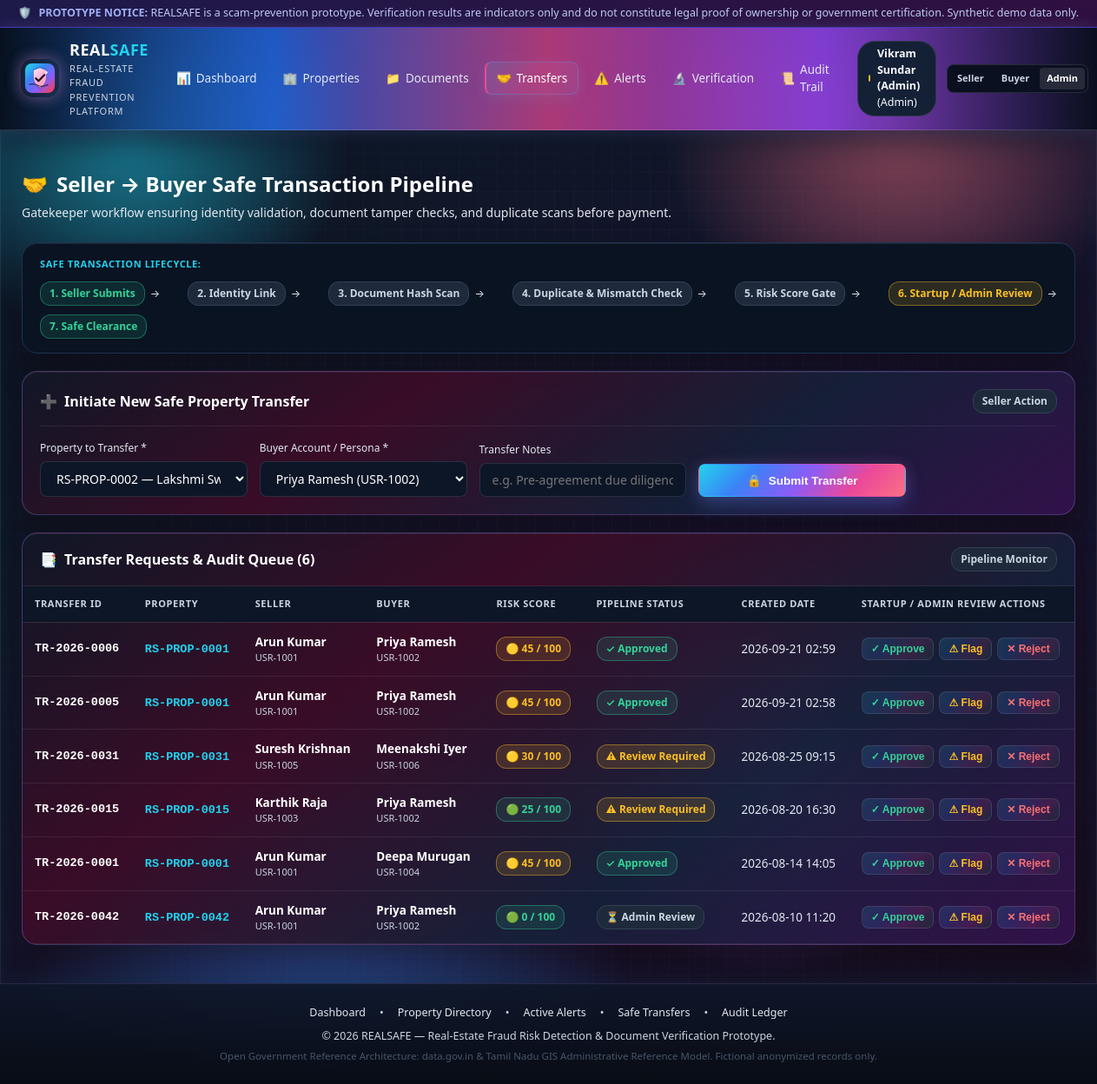
Page /transfers?property_id=RS-PROP-0002 on the committed database.
### tables this page shows
CREATE TABLE transfers (
        id INTEGER PRIMARY KEY AUTOINCREMENT,
        transfer_id TEXT UNIQUE NOT NULL,
        property_id TEXT NOT NULL,
        seller_id TEXT NOT NULL,
        buyer_id TEXT NOT NULL,
        status TEXT NOT NULL DEFAULT 'Submitted',
        created_at TEXT NOT NULL DEFAULT CURRENT_TIMESTAMP,
        updated_at TEXT NOT NULL DEFAULT CURRENT_TIMESTAMP,
        notes TEXT,
        FOREIGN KEY (property_id) REFERENCES properties (property_id) ON DELETE CASCADE
    );

CREATE TABLE users (
        id INTEGER PRIMARY KEY AUTOINCREMENT,
        verified_user_id TEXT UNIQUE NOT NULL,
        name TEXT NOT NULL,
        role TEXT NOT NULL DEFAULT 'seller',
        verification_status TEXT NOT NULL DEFAULT 'Verified',
        password_hash TEXT NOT NULL DEFAULT 'demo_hash',
        email TEXT,
        created_at TEXT NOT NULL DEFAULT CURRENT_TIMESTAMP
    );

CREATE TABLE properties (
        id INTEGER PRIMARY KEY AUTOINCREMENT,
        property_id TEXT UNIQUE NOT NULL,
        owner_id TEXT NOT NULL,
        owner_name TEXT NOT NULL,
        survey_number TEXT NOT NULL,
        land_area REAL NOT NULL,
        area_unit TEXT NOT NULL DEFAULT 'sq.ft',
        property_type TEXT NOT NULL,
        district TEXT NOT NULL,
        taluk TEXT NOT NULL,
        village TEXT NOT NULL,
        location TEXT NOT NULL,
        registration_date TEXT NOT NULL,
        ownership_status TEXT NOT NULL DEFAULT 'Active',
        verification_status TEXT NOT NULL DEFAULT 'Pending',
        risk_score INTEGER NOT NULL DEFAULT 0,
        risk_level TEXT NOT NULL DEFAULT 'Low Risk',
        previous_owner TEXT,
        transfer_date TEXT,
        created_at TEXT NOT NULL DEFAULT CURRENT_TIMESTAMP
    );

### app.py (the view)
@app.route('/transfers')
def transfers():
    conn = get_db_connection()
    cursor = conn.cursor()
    cursor.execute("""
        SELECT t.*, p.risk_score, p.risk_level, p.verification_status as prop_verif,
               u1.name as seller_name, u2.name as buyer_name
        FROM transfers t
        LEFT JOIN properties p ON t.property_id = p.property_id
        LEFT JOIN users u1 ON t.seller_id = u1.verified_user_id
        LEFT JOIN users u2 ON t.buyer_id = u2.verified_user_id
        ORDER BY t.id DESC
    """)
    transfer_list = [dict(r) for r in cursor.fetchall()]
    cursor.execute("SELECT property_id, owner_name, risk_score FROM properties ORDER BY property_id ASC")
    props = [dict(r) for r in cursor.fetchall()]
    cursor.execute("SELECT * FROM users WHERE role = 'buyer'")
    buyers = [dict(r) for r in cursor.fetchall()]
    conn.close()
    return render_template(
        'transfers.html',
        transfers=transfer_list,
        properties=props,
        buyers=buyers,
        selected_property_id=request.args.get('property_id')
    )

### app.py (called while the page is built)
@app.before_request
def setup_default_session():
    if 'user_id' not in session:
        session['user_id'] = 'USR-1000'
        session['user_name'] = 'Vikram Sundar (Admin)'
        session['user_role'] = 'admin'

### models/database.py (called while the page is built)
def get_db_connection():
    os.makedirs(os.path.dirname(DB_PATH), exist_ok=True)
    conn = sqlite3.connect(DB_PATH)
    conn.row_factory = sqlite3.Row
    conn.execute("PRAGMA foreign_keys = ON")
    return conn

### templates/transfers.html (shortened to what this page needs)
{% extends "base.html" %}
{% block content %}
<div class="page-header">
  <div class="page-title">
    <h2><span>🤝</span> Seller &rarr; Buyer Safe Transaction Pipeline</h2>
    <p>Gatekeeper workflow ensuring identity validation, document tamper checks, and duplicate scans before payment.</p>
  </div>
</div>
<div class="card" style="background: #091322; border-color: #1e3355; padding: 16px 20px;">
  <div style="font-size: 11px; text-transform: uppercase; color: var(--accent-cyan); font-weight: 700; letter-spacing: 0.6px; margin-bottom: 12px;">
    SAFE TRANSACTION LIFECYCLE:
  </div>
  <div style="display: flex; align-items: center; justify-content: space-between; flex-wrap: wrap; gap: 10px; font-size: 12px; color: var(--text-secondary);">
    <div style="display: flex; align-items: center; gap: 6px;">
      <span class="badge badge-verified">1. Seller Submits</span>
      <span>&rarr;</span>
    </div>
    <div style="display: flex; align-items: center; gap: 6px;">
      <span class="badge badge-neutral">2. Identity Link</span>
      <span>&rarr;</span>
    </div>
    <div style="display: flex; align-items: center; gap: 6px;">
      <span class="badge badge-neutral">3. Document Hash Scan</span>
      <span>&rarr;</span>
    </div>
    <div style="display: flex; align-items: center; gap: 6px;">
      <span class="badge badge-neutral">4. Duplicate & Mismatch Check</span>
      <span>&rarr;</span>
    </div>
    <div style="display: flex; align-items: center; gap: 6px;">
      <span class="badge badge-neutral">5. Risk Score Gate</span>
      <span>&rarr;</span>
    </div>
    <div style="display: flex; align-items: center; gap: 6px;">
      <span class="badge badge-review-required">6. Startup / Admin Review</span>
      <span>&rarr;</span>
    </div>
    <div>
      <span class="badge badge-verified">7. Safe Clearance</span>
    </div>
  </div>
</div>
<div class="card">
  <div class="card-header">
    <h3><span>➕</span> Initiate New Safe Property Transfer</h3>
    <span class="badge badge-neutral">Seller Action</span>
  </div>
  <form method="POST" action="{{ url_for('initiate_transfer') }}" style="display: grid; grid-template-columns: repeat(auto-fit, minmax(220px, 1fr)) 160px; gap: 14px; align-items: flex-end;">
    <div>
      <label style="font-size: 12px; color: var(--text-secondary); display: block; margin-bottom: 6px;">
        Property to Transfer *
      </label>
      <select name="property_id" class="form-control" required>
        {% for p in properties %}
          <option value="{{ p.property_id }}" {% if selected_property_id == p.property_id %}selected{% endif %}>
            {{ p.property_id }} — {{ p.owner_name }} (Risk: {{ p.risk_score }})
          </option>
        {% endfor %}
      </select>
    </div>
    <div>
      <label style="font-size: 12px; color: var(--text-secondary); display: block; margin-bottom: 6px;">
        Buyer Account / Persona *
      </label>
      <select name="buyer_id" class="form-control" required>
        {% for u in buyers %}
          <option value="{{ u.verified_user_id }}">{{ u.name }} ({{ u.verified_user_id }})</option>
        {% endfor %}
      </select>
    </div>
    <div>
      <label style="font-size: 12px; color: var(--text-secondary); display: block; margin-bottom: 6px;">
        Transfer Notes
      </label>
      <input type="text" name="notes" class="form-control" placeholder="e.g. Pre-agreement due diligence deposit">
    </div>
    <button type="submit" class="btn btn-primary" style="height: 38px;">
      <span>🔒</span> Submit Transfer
    </button>
  </form>
</div>
<div class="card" style="padding: 0; overflow: hidden;">
  <div class="card-header" style="padding: 16px 20px; margin: 0;">
    <h3><span>📑</span> Transfer Requests & Audit Queue ({{ transfers|length }})</h3>
    <span class="badge badge-neutral">Pipeline Monitor</span>
  </div>
  <div class="table-responsive">
    <table class="data-table">
      <thead>
        <tr>
          <th>Transfer ID</th>
          <th>Property</th>
          <th>Seller</th>
          <th>Buyer</th>
          <th>Risk Score</th>
          <th>Pipeline Status</th>
          <th>Created Date</th>
          <th>Startup / Admin Review Actions</th>
        </tr>
      </thead>
      <tbody>
        {% for tr in transfers %}
          <tr>
            <td class="mono-id"><strong>{{ tr.transfer_id }}</strong></td>
            <td>
              <a href="{{ url_for('property_passport', property_id=tr.property_id) }}" class="mono-id" style="text-decoration: none;">
                {{ tr.property_id }}
              </a>
            </td>
            <td>
              <strong>{{ tr.seller_name or tr.seller_id }}</strong>
              <div style="font-size: 11px; color: var(--text-muted);">{{ tr.seller_id }}</div>
            </td>
            <td>
              <strong>{{ tr.buyer_name or tr.buyer_id }}</strong>
              <div style="font-size: 11px; color: var(--text-muted);">{{ tr.buyer_id }}</div>
            </td>
            <td>
              {% if tr.risk_score >= 60 %}
                <span class="badge badge-high-risk">🔴 {{ tr.risk_score }} / 100</span>
              {% elif tr.risk_score >= 30 %}
                <span class="badge badge-review-required">🟡 {{ tr.risk_score }} / 100</span>
              {% else %}
                <span class="badge badge-low-risk">🟢 {{ tr.risk_score }} / 100</span>
              {% endif %}
            </td>
            <td>
              {% if tr.status == 'Approved' %}
                <span class="badge badge-verified">✓ Approved</span>
              {% elif tr.status == 'Review Required' %}
                <span class="badge badge-review-required">⚠ Review Required</span>
              {% elif tr.status == 'Rejected' %}
                <span class="badge badge-high-risk">❌ Rejected</span>
              {% else %}
                <span class="badge badge-neutral">⏳ {{ tr.status }}</span>
              {% endif %}
            </td>
            <td>{{ tr.created_at[:16] }}</td>
            <td>
              <div style="display: flex; gap: 6px;">
                <form method="POST" action="{{ url_for('update_transfer_status', transfer_id=tr.transfer_id, new_status='Approved') }}" style="display: inline;">
                  <button type="submit" class="btn btn-secondary btn-sm" style="color: #34d399;" title="Approve Transfer">
                    ✓ Approve
                  </button>
                </form>
                <form method="POST" action="{{ url_for('update_transfer_status', transfer_id=tr.transfer_id, new_status='Review Required') }}" style="display: inline;">
                  <button type="submit" class="btn btn-secondary btn-sm" style="color: #fbbf24;" title="Flag for In-depth Diligence">
                    ⚠ Flag
                  </button>
                </form>
                <form method="POST" action="{{ url_for('update_transfer_status', transfer_id=tr.transfer_id, new_status='Rejected') }}" style="display: inline;">
                  <button type="submit" class="btn btn-secondary btn-sm" style="color: #f87171;" title="Reject Transfer">
                    ✕ Reject
                  </button>
                </form>
              </div>
            </td>
          </tr>
        {% else %}
          <tr>
            <td colspan="8" style="text-align: center; padding: 32px; color: var(--text-muted);">
              No property transfers currently in pipeline.
            </td>
          </tr>
        {% endfor %}
      </tbody>
    </table>
  </div>
</div>
{% endblock %}

### rows in the picture
transfers: transfer_id "TR-2026-0006", property_id "RS-PROP-0001", name "Arun Kumar", seller_id "USR-1001", name "Priya Ramesh", buyer_id "USR-1002", risk_score "45", status "✓ Approved", created_at "2026-09-21 02:59"
transfers: transfer_id "TR-2026-0005", property_id "RS-PROP-0001", name "Arun Kumar", seller_id "USR-1001", name "Priya Ramesh", buyer_id "USR-1002", risk_score "45", status "✓ Approved", created_at "2026-09-21 02:58"
transfers: transfer_id "TR-2026-0031", property_id "RS-PROP-0031", name "Suresh Krishnan", seller_id "USR-1005", name "Meenakshi Iyer", buyer_id "USR-1006", risk_score "30", status "⚠ Review Required", created_at "2026-08-25 09:15"
transfers: transfer_id "TR-2026-0015", property_id "RS-PROP-0015", name "Karthik Raja", seller_id "USR-1003", name "Priya Ramesh", buyer_id "USR-1002", risk_score "25", status "⚠ Review Required", created_at "2026-08-20 16:30"
transfers: transfer_id "TR-2026-0001", property_id "RS-PROP-0001", name "Arun Kumar", seller_id "USR-1001", name "Deepa Murugan", buyer_id "USR-1004", risk_score "45", status "✓ Approved", created_at "2026-08-14 14:05"
transfers: transfer_id "TR-2026-0042", property_id "RS-PROP-0042", name "Arun Kumar", seller_id "USR-1001", name "Priya Ramesh", buyer_id "USR-1002", risk_score "0", status "Admin Review", created_at "2026-08-10 11:20"

### other values in the picture
{{ session.get('user_name', 'Demo Admin') }} "Vikram Sundar (Admin)"
{{ session.get('user_role', 'admin')|capitalize }} "Admin"
{{ transfers|length }} "6"
form field property_id "RS-PROP-0002 — Lakshmi Swaminathan (Risk: 0)"
form field buyer_id "Priya Ramesh (USR-1002)"
